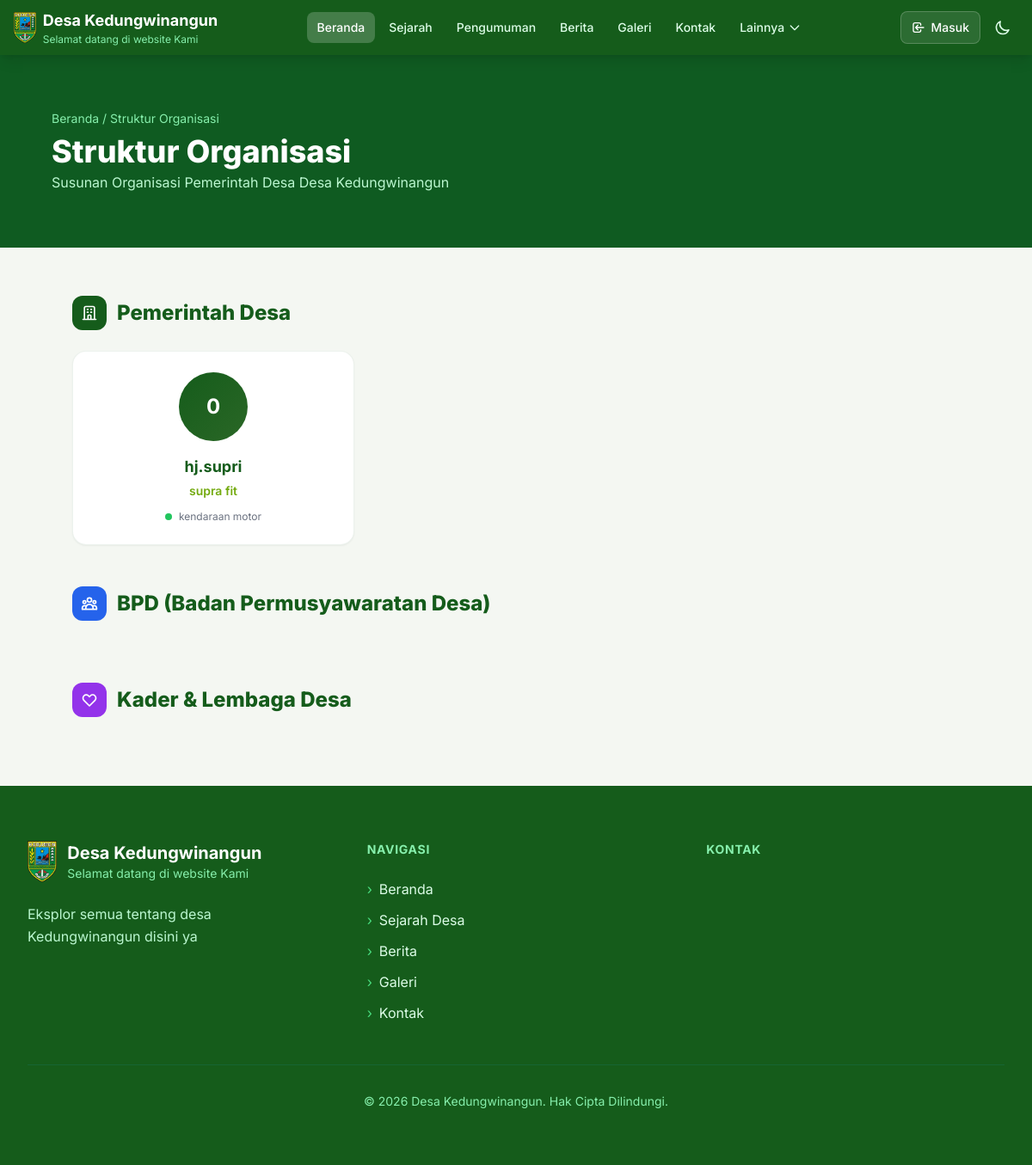
Page /struktur on the committed database.
### tables this page shows
CREATE TABLE config (
            key TEXT PRIMARY KEY,
            value TEXT
        );

CREATE TABLE struktur_organisasi (
            id INTEGER PRIMARY KEY AUTOINCREMENT,
            kategori TEXT NOT NULL,
            nama TEXT NOT NULL,
            jabatan TEXT,
            status TEXT,
            icon TEXT,
            no_urut INTEGER DEFAULT 0,
            created_at TIMESTAMP DEFAULT CURRENT_TIMESTAMP,
            updated_at TIMESTAMP DEFAULT CURRENT_TIMESTAMP
        );

### routes/public.py (the view)
@public_bp.route("/struktur")
def struktur():
    from datetime import datetime
    try:
        from models import get_all_pages, get_all_struktur
        desa_info = get_desa_info_with_maps()
        custom_pages = get_all_pages()
        struktur_list = get_all_struktur()
        grouped = {'pemerintah': [], 'bpd': [], 'rtrw': [], 'kader': []}
        for item in struktur_list:
            kat = item.get('kategori', '')
            if kat in grouped:
                grouped[kat].append(item)
        return render_template(
            "struktur.html",
            page={"title": "Struktur Organisasi"},
            desa=desa_info,
            nav_links=NAV_LINKS,
            tahun=datetime.now().year,
            site_name=desa_info['nama'],
            site_tagline=desa_info['tagline'],
            site_description=desa_info['deskripsi'],
            custom_pages=custom_pages,
            grouped_struktur=grouped,
        )
    except Exception as e:
        logger.error(f"Error loading struktur page: {str(e)}")
        flash('Terjadi kesalahan saat memuat halaman struktur', 'error')
        return redirect(url_for('public.index'))

### app.py (called while the page is built)
@app.context_processor
def inject_openrouter_key():
    return {
        'openrouter_api_key': environ.get('OPENROUTER_API_KEY', '')
    }

@app.context_processor
def inject_custom_pages():
    from models import get_all_pages
    return {'custom_pages_nav': get_all_pages()}

### models.py (called while the page is built)
def get_db_connection():
    conn = sqlite3.connect(Config.DB_NAME)
    conn.row_factory = sqlite3.Row
    return conn

def get_config(key, default=None):
    try:
        conn = get_db_connection()
        cursor = conn.cursor()
        cursor.execute('SELECT value FROM config WHERE key = ?', (key,))
        row = cursor.fetchone()
        conn.close()
        return row['value'] if row else (default if default is not None else DEFAULT_CONFIG.get(key, ''))
    except Exception as e:
        logger.error(f"Error getting config '{key}': {str(e)}")
        return default if default is not None else DEFAULT_CONFIG.get(key, '')

def get_desa_info():
    return {
        "nama": get_config("website_nama", DEFAULT_CONFIG["website_nama"]),
        "tagline": get_config("website_tagline", DEFAULT_CONFIG["website_tagline"]),
        "deskripsi": get_config("website_deskripsi", DEFAULT_CONFIG["website_deskripsi"]),
        "jumlah_dusun": 6,
        "jumlah_kasi": 3,
        "jumlah_kepala_desa": 1,
    }

def get_all_pages():
    try:
        conn = get_db_connection()
        cursor = conn.cursor()
        cursor.execute('SELECT * FROM pages WHERE active = 1 ORDER BY order_num ASC, title ASC')
        pages = [dict(row) for row in cursor.fetchall()]
        conn.close()
        return pages
    except Exception as e:
        logger.error(f"Error getting all pages: {str(e)}")
        return []

def get_all_struktur():
    try:
        conn = get_db_connection()
        cursor = conn.cursor()
        cursor.execute('SELECT * FROM struktur_organisasi ORDER BY kategori, no_urut ASC')
        items = [dict(row) for row in cursor.fetchall()]
        conn.close()
        return items
    except Exception as e:
        logger.error(f"Error getting all struktur: {str(e)}")
        return []

### routes/public.py (called while the page is built)
def get_desa_info_with_maps():
    info = get_desa_info()
    info['maps_embed_url'] = MAPS_EMBED_URL
    info['dusun'] = DUSUN_DATA
    return info

### templates/struktur.html (shortened to what this page needs)
<!DOCTYPE html>
<html lang="id">
<head>
    <script src="https://cdn.tailwindcss.com"></script>
    <link rel="stylesheet" href="{{ url_for('static', filename='styles.css') }}">
</head>
<body>
    {% include 'partials/navbar.html' %}
    <div class="bg-[#0F5B21] px-6 py-10 md:px-[5%] md:py-16 text-white">
        <p class="text-xs md:text-sm text-green-300 mb-2">
            <a href="{{ url_for('public.index') }}" class="hover:underline">Beranda</a> / Struktur Organisasi
        </p>
        <h1 class="text-2xl md:text-4xl font-extrabold">Struktur Organisasi</h1>
        <p class="text-sm md:text-base text-green-200 mt-1">Susunan Organisasi Pemerintah Desa {{ desa.nama }}</p>
    </div>
    <div class="px-6 py-10 md:px-[5%] md:py-14 max-w-6xl mx-auto">
        <section class="mb-12">
            <h2 class="text-[#155C1B] text-xl md:text-2xl font-extrabold mb-6 flex items-center gap-3">
                <span class="w-10 h-10 rounded-xl bg-[#155C1B] flex items-center justify-center">
                    <svg class="w-5 h-5 text-white" fill="none" stroke="currentColor" viewBox="0 0 24 24">
                        <path stroke-linecap="round" stroke-linejoin="round" stroke-width="2" d="M19 21V5a2 2 0 00-2-2H7a2 2 0 00-2 2v16m14 0h2m-2 0h-5m-9 0H3m2 0h5M9 7h1m-1 4h1m4-4h1m-1 4h1m-5 10v-5a1 1 0 011-1h2a1 1 0 011 1v5m-4 0h4"/>
                    </svg>
                </span>
                Pemerintah Desa
            </h2>
            <div class="grid grid-cols-1 md:grid-cols-2 lg:grid-cols-3 gap-6">
                {% for item in grouped_struktur.pemerintah %}
                <div class="bg-white rounded-2xl p-6 shadow-sm border border-[rgba(21,92,27,0.08)] hover:shadow-lg hover:-translate-y-1 transition-all duration-300">
                    <div class="w-20 h-20 mx-auto mb-4 rounded-full bg-gradient-to-br from-[#155C1B] to-[#2A6726] flex items-center justify-center text-white text-2xl font-bold">
                        {{ (item.icon or '👤') if item.icon else item.nama[0]|upper }}
                    </div>
                    <h3 class="text-[#155C1B] font-bold text-lg text-center mb-1">{{ item.nama }}</h3>
                    <p class="text-[#73AA0F] font-semibold text-sm text-center mb-3">{{ item.jabatan or '' }}</p>
                    <div class="flex items-center justify-center gap-2 text-gray-500 text-xs">
                        <span class="w-2 h-2 rounded-full bg-green-500"></span>
                        {{ item.status or '' }}
                    </div>
                </div>
                {% endfor %}
            </div>
        </section>
        <section class="mb-12">
            <h2 class="text-[#155C1B] text-xl md:text-2xl font-extrabold mb-6 flex items-center gap-3">
                <span class="w-10 h-10 rounded-xl bg-blue-600 flex items-center justify-center">
                </span>
                BPD (Badan Permusyawaratan Desa)
            </h2>
        </section>
        <section>
            <h2 class="text-[#155C1B] text-xl md:text-2xl font-extrabold mb-6 flex items-center gap-3">
                <span class="w-10 h-10 rounded-xl bg-purple-600 flex items-center justify-center">
                    <svg class="w-5 h-5 text-white" fill="none" stroke="currentColor" viewBox="0 0 24 24">
                        <path stroke-linecap="round" stroke-linejoin="round" stroke-width="2" d="M4.318 6.318a4.5 4.5 0 000 6.364L12 20.364l7.682-7.682a4.5 4.5 0 00-6.364-6.364L12 7.636l-1.318-1.318a4.5 4.5 0 00-6.364 0z"/>
                    </svg>
                </span>
                Kader & Lembaga Desa
            </h2>
        </section>
    </div>
    {% include 'partials/footer.html' %}
</body>
</html>

### templates/partials/navbar.html (shortened to what this page needs)
<nav class="bg-[#155C1B] sticky top-0 z-50 shadow-lg">
    <div class="max-w-7xl mx-auto px-4">
        <div class="flex items-center justify-between h-14 md:h-16">
            <a href="{{ url_for('public.index') }}" class="flex items-center gap-2">
                <img src="{{ url_for('static', filename='images/kebumen.png') }}" alt="Logo" class="h-9 w-auto">
                <div class="hidden sm:block">
                    <div class="text-white font-bold text-sm md:text-lg">{{ site_name or 'Desa' }}</div>
                    <div class="text-green-300 text-[10px] md:text-xs">{{ site_tagline or '' }}</div>
                </div>
            </a>
            <div class="hidden lg:flex items-center gap-1">
                {% for link in nav_links %}
                <a href="{{ link.href }}" class="px-3 py-2 rounded-lg text-sm font-medium transition-colors
                       {% if link.active %}bg-white/20 text-white{% else %}text-green-100 hover:bg-white/10 hover:text-white{% endif %}">
                    {{ link.label }}
                </a>
                {% endfor %}
                <div class="relative" x-data="{ open: false }">
                    <button @click="open = !open" @click.away="open = false"
                            class="px-3 py-2 rounded-lg text-sm font-medium transition-colors flex items-center gap-1 text-green-100 hover:bg-white/10 hover:text-white">
                        Lainnya
                        <svg class="w-4 h-4 transition-transform" :class="{'rotate-180': open}" fill="none" stroke="currentColor" viewBox="0 0 24 24">
                            <path stroke-linecap="round" stroke-linejoin="round" stroke-width="2" d="M19 9l-7 7-7-7"/>
                        </svg>
                    </button>
                </div>
            </div>
            <div class="flex items-center gap-1 md:gap-2">
                {% if not session.user_logged_in %}
                <div class="hidden md:flex items-center gap-2">
                    <a href="{{ url_for('public.login') }}" class="flex items-center gap-1.5 px-3 py-2 rounded-lg text-white text-sm font-medium bg-white/10 hover:bg-white/20 border border-white/20 transition-all">
                        <svg class="w-4 h-4" fill="none" stroke="currentColor" viewBox="0 0 24 24">
                            <path stroke-linecap="round" stroke-linejoin="round" stroke-width="2" d="M11 16l-4-4m0 0l4-4m-4 4h14m-5 4v1a3 3 0 01-3 3H6a3 3 0 01-3-3V7a3 3 0 013-3h7a3 3 0 013 3v1"/>
                        </svg>
                        Masuk
                    </a>
                </div>
                {% endif %}
                <button id="btn-dark" class="p-2 rounded-lg text-green-100 hover:bg-white/10 transition-colors" aria-label="Dark mode">
                    <svg id="icon-moon" class="w-5 h-5" fill="none" stroke="currentColor" viewBox="0 0 24 24">
                        <path stroke-linecap="round" stroke-linejoin="round" stroke-width="2" d="M20.354 15.354A9 9 0 018.646 3.646 9.003 9.003 0 0012 21a9.003 9.003 0 008.354-5.646z"/>
                    </svg>
                </button>
            </div>
        </div>
    </div>
</nav>

### templates/partials/footer.html (shortened to what this page needs)
<footer class="bg-[#155C1B] text-white">
    <div class="max-w-7xl mx-auto px-4 sm:px-6 lg:px-8 py-16">
        <div class="grid grid-cols-1 md:grid-cols-3 gap-12">
            <div class="reveal-footer">
                <a href="{{ url_for('public.index') }}" class="flex items-center gap-3 mb-6 group">
                    <img src="{{ url_for('static', filename='images/kebumen.png') }}" alt="Logo" class="h-12 w-auto transition-transform duration-300 group-hover:scale-105">
                    <div>
                        <h3 class="font-bold text-xl">{{ site_name or 'Desa' }}</h3>
                        <p class="text-green-300 text-sm">{{ site_tagline or '' }}</p>
                    </div>
                </a>
                <p class="text-green-200 leading-relaxed mb-6">{{ site_description or '' }}</p>
            </div>
            <div class="reveal-footer" style="transition-delay: 0.1s;">
                <h4 class="font-bold text-lg mb-6 text-green-300 uppercase tracking-wider text-sm">Navigasi</h4>
                <ul class="space-y-3">
                    <li>
                        <a href="{{ url_for('public.index') }}" class="text-green-100 hover:text-white transition-colors duration-200 flex items-center gap-2 group">
                            <span class="text-green-400 group-hover:translate-x-1 transition-transform duration-200">›</span>
                            Beranda
                        </a>
                    </li>
                    <li>
                        <a href="{{ url_for('public.sejarah') }}" class="text-green-100 hover:text-white transition-colors duration-200 flex items-center gap-2 group">
                            <span class="text-green-400 group-hover:translate-x-1 transition-transform duration-200">›</span>
                            Sejarah Desa
                        </a>
                    </li>
                    <li>
                        <a href="{{ url_for('public.berita') }}" class="text-green-100 hover:text-white transition-colors duration-200 flex items-center gap-2 group">
                            <span class="text-green-400 group-hover:translate-x-1 transition-transform duration-200">›</span>
                            Berita
                        </a>
                    </li>
                    <li>
                        <a href="{{ url_for('public.galeri') }}" class="text-green-100 hover:text-white transition-colors duration-200 flex items-center gap-2 group">
                            <span class="text-green-400 group-hover:translate-x-1 transition-transform duration-200">›</span>
                            Galeri
                        </a>
                    </li>
                    <li>
                        <a href="{{ url_for('public.kontak') }}" class="text-green-100 hover:text-white transition-colors duration-200 flex items-center gap-2 group">
                            <span class="text-green-400 group-hover:translate-x-1 transition-transform duration-200">›</span>
                            Kontak
                        </a>
                    </li>
                </ul>
            </div>
            <div class="reveal-footer" style="transition-delay: 0.2s;">
                <h4 class="font-bold text-lg mb-6 text-green-300 uppercase tracking-wider text-sm">Kontak</h4>
            </div>
        </div>
        <div class="mt-12 pt-8 border-t border-green-800 text-center">
            <p class="text-green-300 text-sm">© {{ tahun }} {{ site_name or 'Desa' }}. Hak Cipta Dilindungi.</p>
        </div>
    </div>
</footer>

### static/styles.css (style rules this page uses)
*, *::before, *::after { box-sizing: border-box; }

### templates/struktur.html (style rules this page uses)
* { margin: 0; padding: 0; box-sizing: border-box; }
body { font-family: 'Inter', sans-serif; background: #f4f7f2; }

### rows in the picture
config: value "Desa Kedungwinangun", nama "Desa Kedungwinangun"
config: value "Selamat datang di website Kami"
struktur_organisasi: icon "0", nama "hj.supri", jabatan "supra fit", status "kendaraan motor"
config: value "Eksplor semua tentang desa Kedungwinangun disini ya"

### other values in the picture
{{ link.label }} "Beranda" "Sejarah" "Pengumuman" "Berita" "Galeri" "Kontak"
